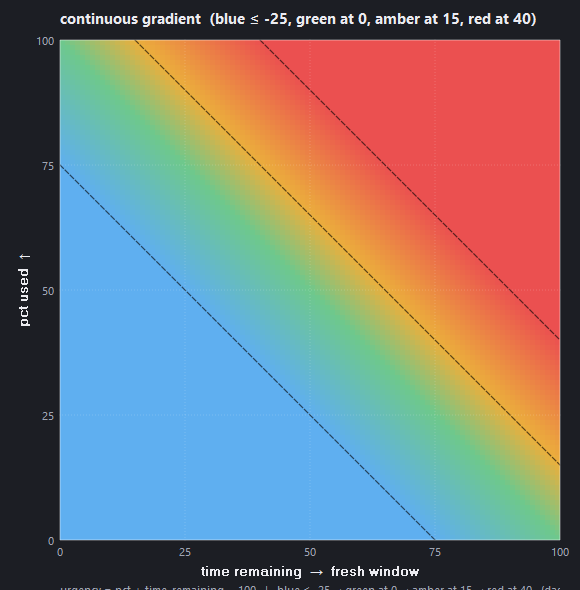

The script that saved this image:
"""Render the urgency color model as a 2D heatmap of the live curve.

X axis = time remaining %, Y axis = pct used. Each cell colored by what
the tray icon / widget ring would show at that state — uses the real
`urgency_color` function from usagedashboard.py so the chart always
reflects the deployed curve.
"""
from __future__ import annotations

import sys
from pathlib import Path

sys.path.insert(0, str(Path(__file__).resolve().parent.parent))

from PySide6.QtCore import Qt, QRectF, QPointF
from PySide6.QtGui import QColor, QFont, QPainter, QPen, QPixmap
from PySide6.QtWidgets import QApplication

from usagedashboard import (
    urgency_color,
    URGENCY_BLUE_ANCHOR, URGENCY_AMBER_ANCHOR, URGENCY_RED_ANCHOR,
)


DARK  = QColor(28, 30, 36)
TEXT  = QColor(235, 235, 240)
SUB   = QColor(160, 165, 180)
GRID  = QColor(255, 255, 255, 45)


def render_heatmap(blue: float = URGENCY_BLUE_ANCHOR,
                   amber: float = URGENCY_AMBER_ANCHOR,
                   red: float = URGENCY_RED_ANCHOR,
                   title: str = "", cell_px: int = 5) -> QPixmap:
    """Render a 100x100 grid coloured by the live urgency_color function."""
    grid = 100
    chart_w = grid * cell_px
    chart_h = grid * cell_px
    pad_l, pad_b, pad_t, pad_r = 60, 50, 40, 20
    W = pad_l + chart_w + pad_r
    H = pad_t + chart_h + pad_b

    pix = QPixmap(W, H); pix.fill(DARK)
    p = QPainter(pix)
    p.setRenderHint(QPainter.Antialiasing, True)
    p.setRenderHint(QPainter.TextAntialiasing, True)

    # Title
    f = QFont(); f.setBold(True); f.setPointSizeF(11)
    p.setFont(f); p.setPen(TEXT)
    p.drawText(QRectF(pad_l, 8, chart_w, 24), Qt.AlignLeft, title)

    # Fill each cell with the live urgency colour (gradient)
    for x_idx in range(grid):
        tr = x_idx + 0.5
        for y_idx in range(grid):
            pct = (grid - 1 - y_idx) + 0.5
            c = urgency_color(pct, tr)
            p.fillRect(
                pad_l + x_idx * cell_px,
                pad_t + y_idx * cell_px,
                cell_px, cell_px, c,
            )

    # Mark the gradient anchor diagonals (where each pure color lives).
    # pct + time_rem - 100 = urgency  →  pct = 100 - tr + urgency
    # Boundary line crosses (tr=urgency, pct=100) and (tr=100, pct=urgency)
    # For the blue anchor (negative urgency), it crosses (tr=0, pct=100+urgency=75)
    # and (tr=100-|urgency|, pct=0).
    def chart_xy(tr_, pct_):
        return QPointF(pad_l + tr_ * cell_px,
                       pad_t + (grid - pct_) * cell_px)
    p.setPen(QPen(QColor(0, 0, 0, 160), 1.2, Qt.DashLine))
    # Blue anchor: pct + tr = 100 + blue (which is negative, so 75)
    if blue is not None:
        sum_val = 100.0 + blue  # e.g. -25 → 75
        if 0 < sum_val < 200:
            # endpoints inside chart: (tr=0, pct=sum_val) and (tr=sum_val, pct=0)
            a = chart_xy(max(0, sum_val - 100), min(100, sum_val))
            b = chart_xy(min(100, sum_val), max(0, sum_val - 100))
            p.drawLine(a, b)
    # Amber + red anchors (positive urgencies)
    for thr in (amber, red):
        if 0 <= thr <= 100:
            p.drawLine(chart_xy(thr, 100), chart_xy(100, thr))

    # Axes / labels
    p.setPen(QPen(QColor(255, 255, 255, 120), 1))
    p.drawRect(pad_l, pad_t, chart_w, chart_h)
    # Gridlines every 25
    p.setPen(QPen(GRID, 1, Qt.DotLine))
    for v in (25, 50, 75):
        x = pad_l + v * cell_px
        y = pad_t + (100 - v) * cell_px
        p.drawLine(x, pad_t, x, pad_t + chart_h)
        p.drawLine(pad_l, y, pad_l + chart_w, y)

    # Tick labels
    sm = QFont(); sm.setPointSizeF(8); p.setFont(sm); p.setPen(SUB)
    for v in (0, 25, 50, 75, 100):
        x = pad_l + v * cell_px
        y = pad_t + (100 - v) * cell_px
        p.drawText(QRectF(x - 18, pad_t + chart_h + 4, 36, 14),
                   Qt.AlignCenter, f"{v}")
        p.drawText(QRectF(pad_l - 38, y - 7, 32, 14),
                   Qt.AlignRight | Qt.AlignVCenter, f"{v}")
    # Axis titles
    p.setFont(QFont("", 9, QFont.Bold)); p.setPen(TEXT)
    p.drawText(QRectF(pad_l, pad_t + chart_h + 22, chart_w, 18),
               Qt.AlignCenter, "time remaining  →  fresh window")
    p.save()
    p.translate(16, pad_t + chart_h / 2)
    p.rotate(-90)
    p.drawText(QRectF(-chart_h / 2, 0, chart_h, 14),
               Qt.AlignCenter, "pct used  ↑")
    p.restore()

    # Legend dot for each color band, with the formula
    legend_y = pad_t + chart_h + 42
    legend_x = pad_l
    f2 = QFont(); f2.setPointSizeF(8); p.setFont(f2)
    p.setPen(SUB)
    p.drawText(QRectF(pad_l, legend_y, chart_w, 16), Qt.AlignLeft,
               f"urgency = pct + time_remaining − 100   |   "
               f"blue ≤ {blue:g} → green at 0 → amber at {amber:g} → "
               f"red at {red:g}   (dashed lines = gradient anchors)")
    p.end()
    return pix


def main():
    app = QApplication.instance() or QApplication(sys.argv)
    out = Path(__file__).resolve().parent
    title = (
        f"continuous gradient  "
        f"(blue ≤ {URGENCY_BLUE_ANCHOR:g}, green at 0, "
        f"amber at {URGENCY_AMBER_ANCHOR:g}, red at {URGENCY_RED_ANCHOR:g})"
    )
    render_heatmap(title=title).save(str(out / "urgency_curve.png"))
    print("saved urgency_curve.png")


if __name__ == "__main__":
    main()
